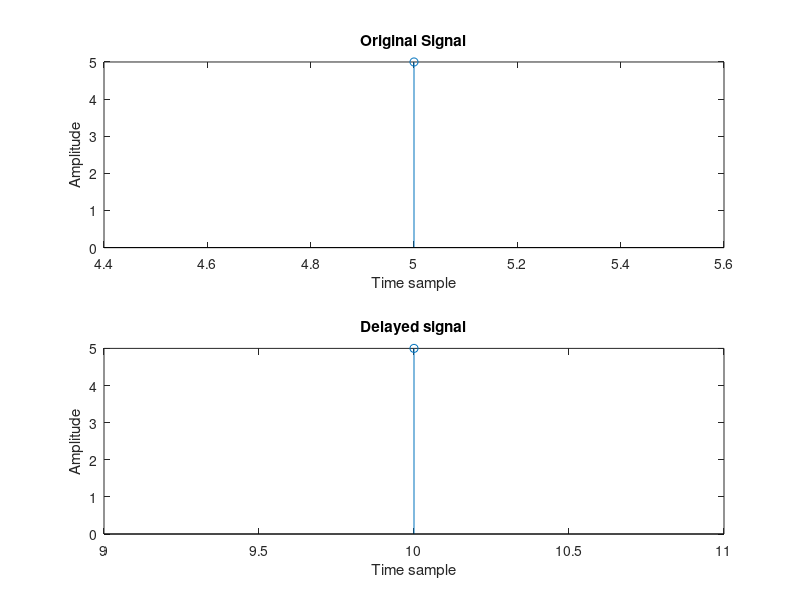

Write MATLAB code to recreate this figure.
clc;
close all;
clear all;
x=input('Enter sequence=');
n=input('Enter range=');
shift1=input('Enter the required amount of shift=');

%n=-3:3;
%x=[-2 0 1 -3 2 -1 3];
subplot(2,1,1);
stem(n,x);
xlabel('Time sample');
ylabel('Amplitude');
title('Original Signal');
m=n+shift1;
subplot(2,1,2);
stem(m,x);
xlabel('Time sample');
ylabel('Amplitude');
title('Delayed signal')
